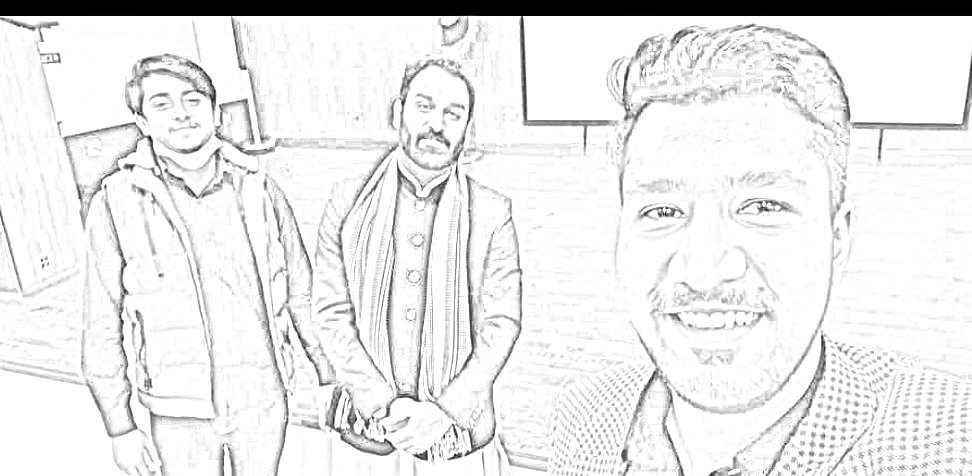
#> input picture pencil.jpeg, 972 x 476 px
$ python -i 'image to sketch.py'   (imports and definitions only)
#> lines starting #> are read from the running program, lines starting #| are printed output that depends on the picture
#> further down, picture is the input picture: shape (476, 972, 3); min 0, max 255, mean 233.2
#!/usr/bin/env python
# coding: utf-8

# In[1]:


# [1 line not run here, left out]


# In[3]:


#Image to Pencil sketch app
import streamlit as st
import numpy as np
from PIL import Image
import cv2
# [1 line not run here, left out]
def dodgeV2(x, y):
    return cv2.divide(x, 255 - y, scale=256)

def pencilsketch(inp_img):
    img_gray = cv2.cvtColor(inp_img, cv2.COLOR_BGR2GRAY)
    img_invert = cv2.bitwise_not(img_gray)
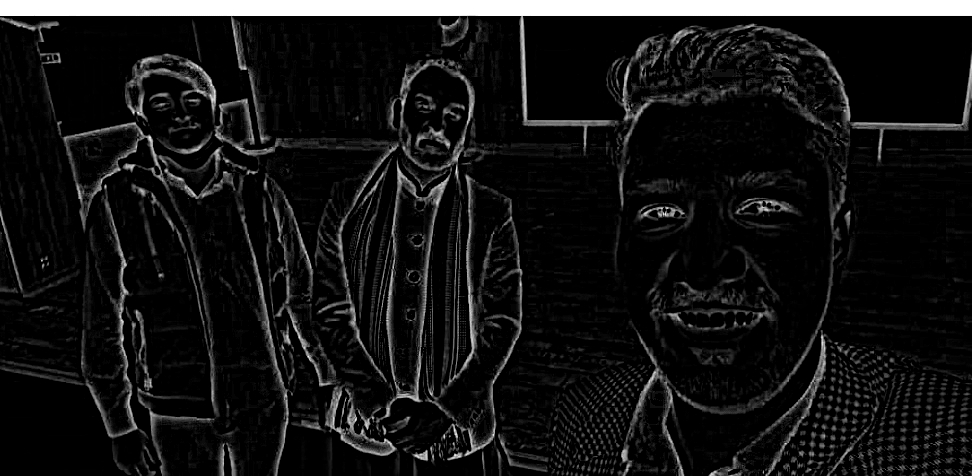
#> img_invert: shape (476, 972); min 0, max 255, mean 21.8
    img_smoothing = cv2.GaussianBlur(img_invert, (21, 21),sigmaX=0, sigmaY=0)
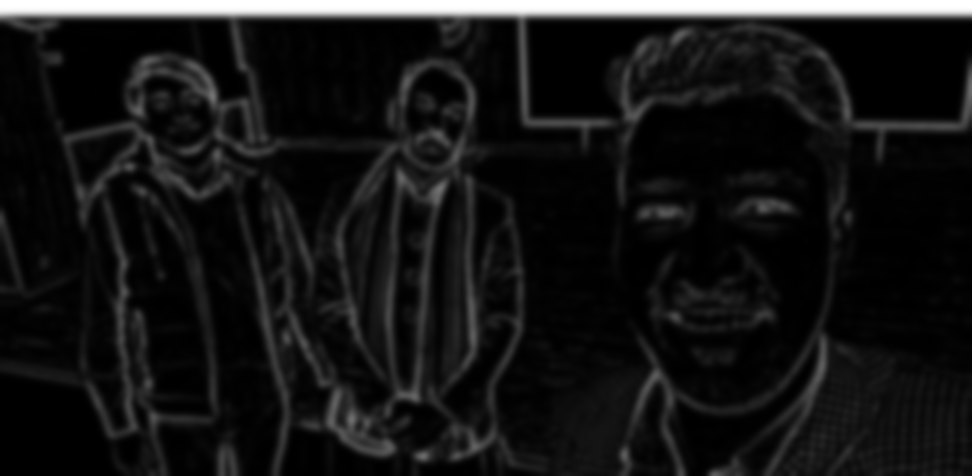
#> img_smoothing: shape (476, 972); min 0, max 255, mean 21.8
    final_img = dodgeV2(img_gray, img_smoothing)
#> in dodgeV2, `return cv2.divide(x, 255 - y, scale=256)`:
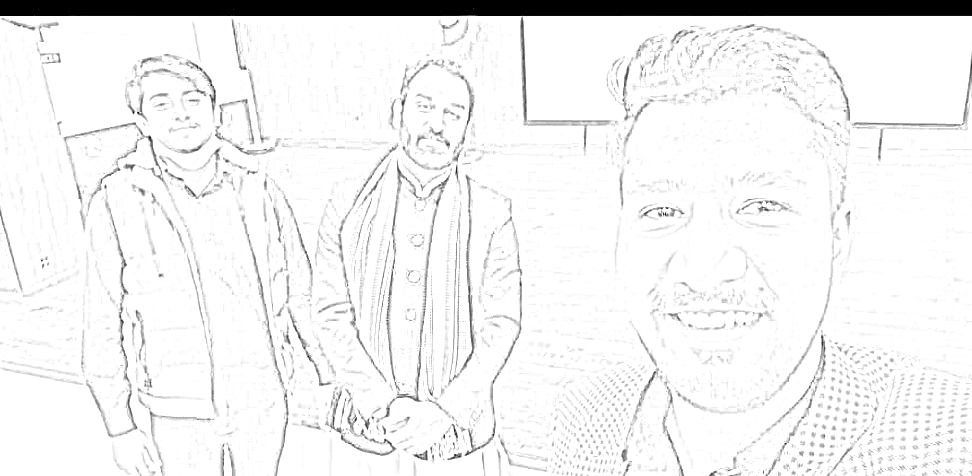
#> returned value: shape (476, 972); min 0, max 255, mean 239.8
    return(final_img)

# [12 lines not run here, left out]


# In[ ]:

>>> import cv2
>>> picture = cv2.imread('pencil.jpeg')
>>> result = pencilsketch(picture)
